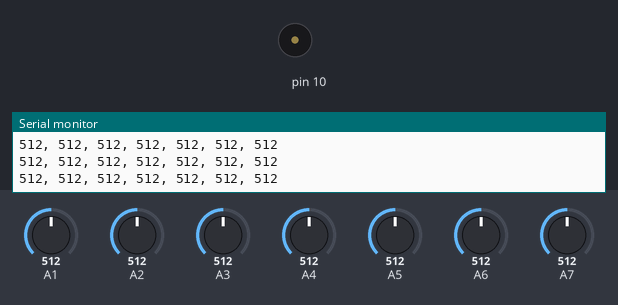
Simulated run of this sketch. Board: Arduino Nano, built with avr-gcc and run on an emulated ATmega328P. Shown: buzzer (waves = sounding), the last lines printed to the serial monitor. Inputs (shaded band) come from the test bench; at power-on: A1 = 512, A2 = 512, A3 = 512, A4 = 512, A5 = 512, A6 = 512, A7 = 512.

Above: at 1.2 s.
1.3 s: A1 set to 415
2.8 s: A1 set to 391
At 3.34 s:
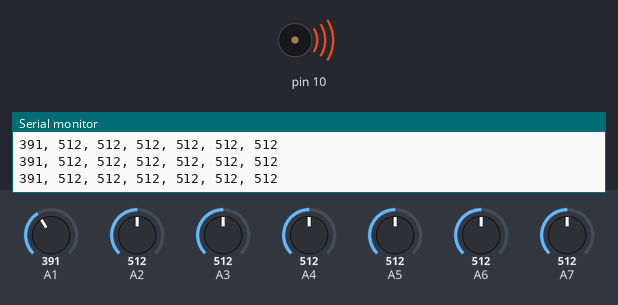
5.8 s: A2 set to 416
8.8 s: A2 set to 387
11.8 s: A3 set to 390
At 11.98 s:
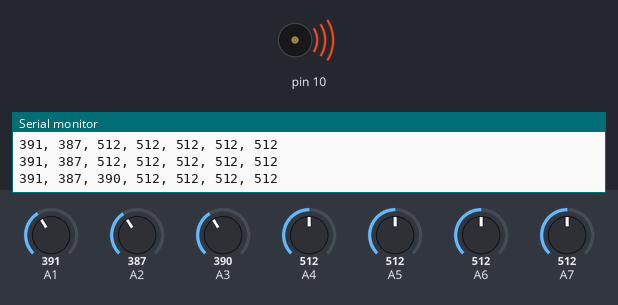
14.8 s: A4 set to 390
Timing chart, 0 to 18.8 s (numbered marks = the images above; inputs shaded):
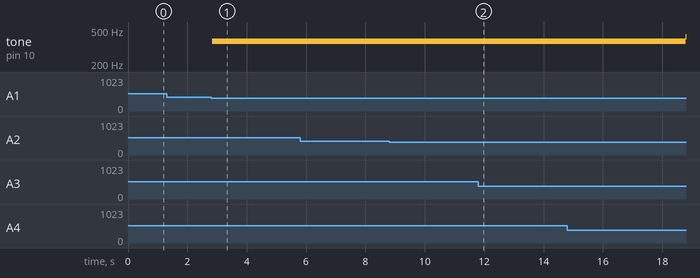

The sketch:

sketch_oct8a.ino
```cpp
void setup() {
  Serial.begin(9600);
  pinMode(10, OUTPUT);

  // pinMode(10, INPUT);
  // pinMode(10, INPUT);

	pinMode(A0, INPUT);
	pinMode(A1, INPUT);
  pinMode(A2, INPUT);
  pinMode(A3, INPUT);
  pinMode(A4, INPUT);
  pinMode(A5, INPUT);
  pinMode(A6, INPUT);
  pinMode(A7, INPUT);
}

// TEST_MODE values:
// 0: base test (output 440hz constantly)
// 1: play note0 (regardless of 0 or not)
// 2: play note0 only if one photoresistor reaches threshold
// 3: play chords (multiple notes at once)

const int TEST_MODE = 3;

void loop() {

  int value0 = analogRead(A1);
  int value1 = analogRead(A2);
  int value2 = analogRead(A3);
  int value3 = analogRead(A4);
  int value4 = analogRead(A5);
  int value5 = analogRead(A6);
  int value6 = analogRead(A7);

	Serial.print(value0);
	Serial.print(", ");
  Serial.print(value1);
	Serial.print(", ");
  Serial.print(value2);
	Serial.print(", ");
	Serial.print(value3);
  Serial.print(", ");
  Serial.print(value4);
	Serial.print(", ");
	Serial.print(value5);
  Serial.print(", ");
	Serial.println(value6);

  if(TEST_MODE == 0){
    tone(10, 440);
    delay(100); // this line delays 500ms for test_mode 0 (change val to change log speed)
    noTone(10);
    return;
  }

  int note0 = 0, note1 = 0, note2 = 0, note3 = 0, note4 = 0, note5 = 0, note6 = 0;
  int note_threshold = 400;
  if(value0 < note_threshold) note0 = 370;
  if(value1 < 400) note1 = 393;
  if(value2 < note_threshold) note2 = 415;
  if(value3 < note_threshold) note3 = 440;
  if(value4 < note_threshold) note4 = 468;
  if(value5 < note_threshold) note5 = 490;
  if(value6 < note_threshold) note6 = 530;

  if(TEST_MODE == 1){
    tone(10, note0);
    delay(100);
    noTone(10);
    return;
  }

  if(TEST_MODE == 2){
    if(note0 == 0) return;
    tone(10, note0);
    delay(100);
    noTone(10);
    return;
  }

  if(TEST_MODE == 3){
    playChord(note0, note1, note2, note3, note4, note5, note6, 100);
  }
}


//! doesnt work as intended
void playChord(int f1, int f2, int f3, int f4, int f5, int f6, int f7, int duration) {
	unsigned long start = millis();

  int duration_ms = 5;
  int delay_ms = duration_ms;

	while (millis() - start < duration) {
		if(f1 != 0) { tone(10, f1, duration_ms); delay(2); }
		if(f2 != 0) { tone(10, f2, duration_ms); delay(2); }
		if(f3 != 0) { tone(10, f3, duration_ms); delay(2); }
    if(f4 != 0) { tone(10, f4, duration_ms); delay(2); }
    if(f5 != 0) { tone(10, f5, duration_ms); delay(2); }
    if(f6 != 0) { tone(10, f6, duration_ms); delay(2); }
    if(f7 != 0) { tone(10, f7, duration_ms); delay(2); }
	}

	noTone(10);
}
```

Measured:
- the behaviour switches between 400 and 399 on A1 (found by bisection; images 0 and 1)
- after the input at 2.8 s, tone on pin 10: silent → 370 Hz at once
- after the input at 11.8 s, tone on pin 10: stays 370 Hz (without the input it goes to 393 Hz after 2.4 s)
